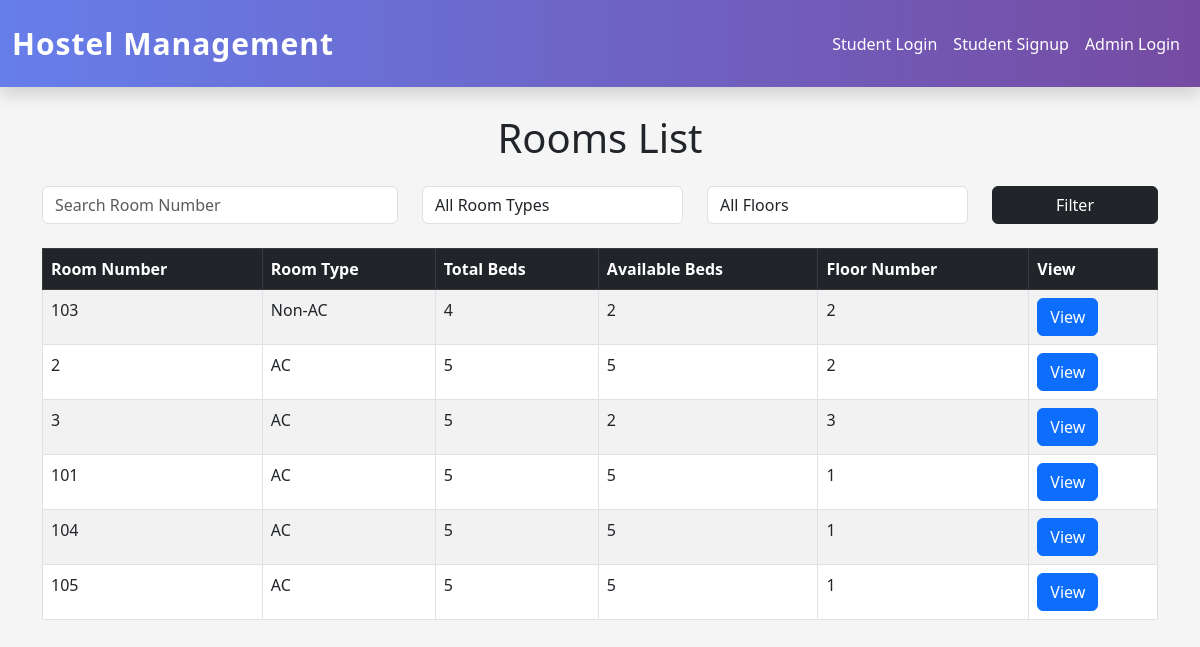
Page /room-list/ on the committed database.
### hostel_app/models.py (models this page shows, shortened)
class Room(models.Model):
    ROOM_TYPES = [
        ('AC', 'AC'),
        ('Non-AC', 'Non-AC'),
    ]
    room_number = models.CharField(
        max_length=20,
        unique=True
    )
    room_type = models.CharField(
        max_length=20,
        choices=ROOM_TYPES
    )
    total_beds = models.IntegerField()
    available_beds = models.IntegerField()
    floor_number = models.IntegerField()

### hostel_app/views.py (the view)
# urls.py: path('room-list/',views.room_list,name='room-list'),
def room_list(request):
    rooms = Room.objects.all()
    search = request.GET.get('search')
    room_type = request.GET.get('room_type')
    floor = request.GET.get('floor')
    if search:
        rooms = rooms.filter(
            room_number__icontains=search
        )
    if room_type:
        rooms = rooms.filter(
            room_type=room_type
        )
    if floor:
        rooms = rooms.filter(
            floor_number=floor
        )
    floors = Room.objects.values_list(
        'floor_number',
        flat=True
    ).distinct()
    context = {
        "rooms": rooms,
        "floors": floors
    }
    return render(
        request,
        "rooms/room_list.html",
        context
    )

### hostel_app/templates/rooms/room_list.html (shortened to what this page needs)
{% extends "master.html" %}
{% block content %}
<h1 class="text-center mt-4 mb-4">
    Rooms List
</h1>
<form method="GET" class="row mb-4">
    <div class="col-md-4">
        <input
            type="text"
            name="search"
            class="form-control"
            placeholder="Search Room Number"
        >
    </div>
    <div class="col-md-3">
        <select
            name="room_type"
            class="form-control"
        >
            <option value="">
                All Room Types
            </option>
        </select>
    </div>
    <div class="col-md-3">
        <select
            name="floor"
            class="form-control"
        >
            <option value="">
                All Floors
            </option>
        </select>
    </div>
    <div class="col-md-2">
        <button
            type="submit"
            class="btn btn-dark w-100"
        >
            Filter
        </button>
    </div>
</form>
    <table class="table table-striped table-bordered">
        <thead class="table-dark">
            <tr>
                <th>Room Number</th>
                <th>Room Type</th>
                <th>Total Beds</th>
                <th>Available Beds</th>
                <th>Floor Number</th>
                {% if user.is_staff %}
                    <th>Action</th>
                {% else %}
                    <th>View</th>
                {% endif %}
            </tr>
        </thead>
         <tbody>
    {% for room in rooms %}
    <tr>
        <td>{{ room.room_number }}</td>
        <td>{{ room.room_type }}</td>
        <td>{{ room.total_beds }}</td>
        <td>{{ room.available_beds }}</td>
        <td>{{ room.floor_number }}</td>
        <td>
            <a
                href="{% url 'room-details' room.id %}"
                class="btn btn-primary"
            >
                View
            </a>
        </td>
    </tr>
    {% endfor %}
</tbody>
    </table>
</div>
{% endblock content %}

### hostel_app/templates/master.html (style rules this page uses)
body { padding-top: 90px; }

### rows in the picture
Room: room_number "103", room_type "Non-AC", total_beds "4", available_beds "2", floor_number "2"
Room: room_number "2", room_type "AC", total_beds "5", available_beds "5", floor_number "2"
Room: room_number "3", room_type "AC", total_beds "5", available_beds "2", floor_number "3"
Room: room_number "101", room_type "AC", total_beds "5", available_beds "5", floor_number "1"
Room: room_number "104", room_type "AC", total_beds "5", available_beds "5", floor_number "1"
Room: room_number "105", room_type "AC", total_beds "5", available_beds "5", floor_number "1"
